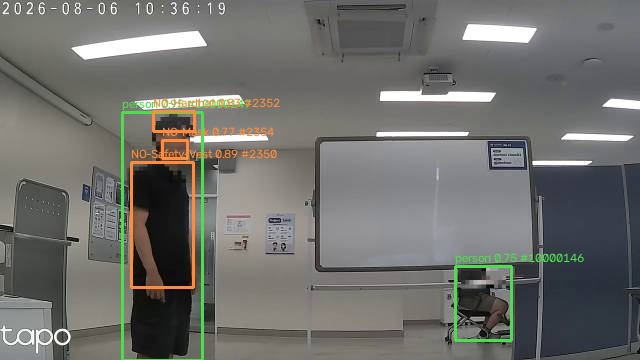
#> input picture runs/tapo_test_eval/tp1/frame_01.jpg, 640 x 360 px
$ python -i evm.py   (imports and definitions only)
#> lines starting #> are read from the running program, lines starting #| are printed output that depends on the picture
"""evm.py — Eulerian Video Magnification (모션 확대) 실시간 엔진

미세한 떨림·맥동을 눈에 보이게 증폭한다(MIT Wu et al. 2012의 선형 EVM).
스트리밍(웹캠)용으로 IIR 시간 대역통과 + 라플라시안 피라미드를 쓴다.

원리:
  1) 프레임을 YIQ로 변환(휘도 Y / 색차 I,Q).
  2) 라플라시안 피라미드로 공간 주파수 대역 분해.
  3) 각 대역을 두 개의 1차 IIR 저역통과 차로 시간 대역통과 → 특정 주파수 운동만 추출.
  4) 공간 파장(λ_c) 기준으로 대역별 증폭계수를 정해 노이즈 억제하며 α배 증폭.
  5) 더해서 피라미드 복원 → 미세 운동이 과장된 영상.

⚠ 시각화 도구다. '거짓말/감정 판별'이 아니라 떨림을 보이게 할 뿐. (advisory)
새 의존성 없음(OpenCV/numpy). 처리 폭을 줄여(max_width) 실시간 유지.
"""
from __future__ import annotations

import cv2
import numpy as np

# RGB <-> YIQ (NTSC) 선형 변환
_RGB2YIQ = np.array([[0.299, 0.587, 0.114],
                     [0.596, -0.274, -0.322],
                     [0.211, -0.523, 0.312]], np.float32)
_YIQ2RGB = np.linalg.inv(_RGB2YIQ).astype(np.float32)


def _bgr2yiq(bgr: np.ndarray) -> np.ndarray:
    rgb = bgr[..., ::-1].astype(np.float32) / 255.0
    return rgb @ _RGB2YIQ.T


def _yiq2bgr(yiq: np.ndarray) -> np.ndarray:
    rgb = yiq @ _YIQ2RGB.T
    bgr = np.clip(rgb[..., ::-1] * 255.0, 0, 255).astype(np.uint8)
    return bgr


def _build_laplacian(img: np.ndarray, levels: int) -> list[np.ndarray]:
    gauss = [img]
    for _ in range(levels):
        gauss.append(cv2.pyrDown(gauss[-1]))
    lap = []
    for i in range(levels):
        up = cv2.pyrUp(gauss[i + 1], dstsize=(gauss[i].shape[1], gauss[i].shape[0]))
        lap.append(gauss[i] - up)
    lap.append(gauss[-1])           # 잔차(최저주파)
    return lap


def _collapse(lap: list[np.ndarray]) -> np.ndarray:
    img = lap[-1]
    for i in range(len(lap) - 2, -1, -1):
        img = cv2.pyrUp(img, dstsize=(lap[i].shape[1], lap[i].shape[0])) + lap[i]
    return img


class MotionMagnifier:
    """프레임을 순서대로 process() 하면 모션 확대된 프레임을 돌려준다(상태 유지)."""

    def __init__(self, alpha: float = 20.0, lambda_c: float = 16.0,
                 fl: float = 0.5, fh: float = 4.0, levels: int = 4,
                 chrom_atten: float = 0.3, max_width: int = 384) -> None:
        self.alpha = float(alpha)
        self.lambda_c = float(lambda_c)
        self.fl, self.fh = float(fl), float(fh)
        self.levels = int(levels)
        self.chrom_atten = float(chrom_atten)
        self.max_width = int(max_width)
        self._lp_hi: list[np.ndarray] | None = None   # IIR 저역통과(고cutoff) 상태
        self._lp_lo: list[np.ndarray] | None = None
        self._fps = 15.0
        self._last_ts: float | None = None

    def reset(self) -> None:
        self._lp_hi = self._lp_lo = None
        self._last_ts = None

    def _update_fps(self, ts: float | None) -> None:
        if ts is None:
            return
        if self._last_ts is not None:
            dt = ts - self._last_ts
            if 0 < dt < 1.0:
                self._fps = 0.9 * self._fps + 0.1 * (1.0 / dt)   # 완만 평활
        self._last_ts = ts

    def _amp_per_level(self, h: int, w: int, n: int) -> list[float]:
        """공간 파장 기준 대역별 증폭계수(노이즈 억제). 최정밀·잔차는 0."""
        delta = self.lambda_c / 8.0 / (1.0 + self.alpha)
        base = (h * h + w * w) ** 0.5 / 3.0          # 잔차(최저주파) 대표 파장
        amps = [0.0] * (n + 1)
        for l in range(n + 1):                        # 0=최정밀 … n=잔차
            lam = base / (2 ** (n - l))               # 정밀할수록 파장↓
            if l == 0 or l == n:
                amps[l] = 0.0                         # 최정밀(노이즈)·잔차(DC) 제외
            else:
                cur = lam / delta / 8.0 - 1.0
                amps[l] = max(0.0, min(self.alpha, cur))
        return amps

    def process(self, bgr: np.ndarray, ts: float | None = None) -> np.ndarray:
        self._update_fps(ts)
        H0, W0 = bgr.shape[:2]
        scale = min(1.0, self.max_width / W0)
        small = cv2.resize(bgr, (int(W0 * scale), int(H0 * scale))) if scale < 1 else bgr
        yiq = _bgr2yiq(small)
        lap = _build_laplacian(yiq, self.levels)

        # IIR 시간 대역통과 계수
        a_hi = 1.0 - np.exp(-2 * np.pi * self.fh / max(self._fps, 1.0))
        a_lo = 1.0 - np.exp(-2 * np.pi * self.fl / max(self._fps, 1.0))

        if self._lp_hi is None or len(self._lp_hi) != len(lap) \
                or self._lp_hi[0].shape != lap[0].shape:
            self._lp_hi = [b.copy() for b in lap]      # 첫 프레임: 대역통과 0에서 시작
            self._lp_lo = [b.copy() for b in lap]

        amps = self._amp_per_level(lap[0].shape[0], lap[0].shape[1], self.levels)
        out = []
        for i, band in enumerate(lap):
            self._lp_hi[i] += a_hi * (band - self._lp_hi[i])
            self._lp_lo[i] += a_lo * (band - self._lp_lo[i])
            bp = self._lp_hi[i] - self._lp_lo[i]       # 대역통과(운동 성분)
            amp = amps[i]
            if amp > 0:
                mag = bp * amp
                if mag.ndim == 3 and mag.shape[2] == 3:
                    mag[..., 1] *= self.chrom_atten    # 색차 약화(색 노이즈 억제)
                    mag[..., 2] *= self.chrom_atten
                out.append(band + mag)
            else:
                out.append(band)

        rec = _collapse(out)
        mag_bgr = _yiq2bgr(rec)
        return cv2.resize(mag_bgr, (W0, H0)) if scale < 1 else mag_bgr

    @property
    def fps(self) -> float:
        return round(self._fps, 1)

>>> import cv2
>>> picture = cv2.imread('../runs/tapo_test_eval/tp1/frame_01.jpg')
#> picture is the input picture: shape (360, 640, 3); mean B, G, R 108.3, 111.9, 111.7
>>> result = MotionMagnifier().process(picture)
#> in process, `small = cv2.resize(bgr, (int(W0 * scale), int(H0 * scale))) if scale <..`:
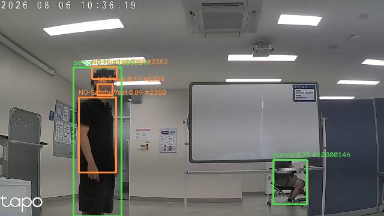
#> small: shape (216, 384, 3); mean B, G, R 108.3, 111.8, 111.6
#> in _bgr2yiq, `return rgb @ _RGB2YIQ.T`:
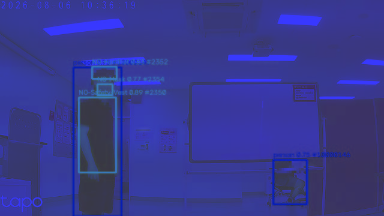
#> returned value: shape (216, 384, 3) float32; mean of channels 0, 1, 2 0.437, 0.00406, -0.00452; drawn with min black and max white
#> after the loop in _build_laplacian, `for _ in range(levels):`: gauss = 5 items
#> the loop in _build_laplacian, `for i in range(levels):` made 4 passes
#> pass 1, in _build_laplacian, `up = cv2.pyrUp(gauss[i + 1], dstsize=(gauss[i].shape[1], gauss[i].shap..`:
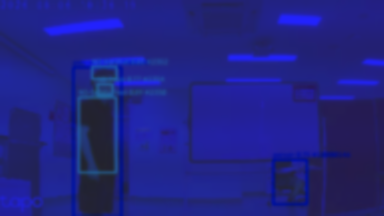
#> up: shape (216, 384, 3) float32; mean of channels 0, 1, 2 0.437, 0.00407, -0.0045; drawn with min black and max white
#> pass 3, in _build_laplacian, `up = cv2.pyrUp(gauss[i + 1], dstsize=(gauss[i].shape[1], gauss[i].shap..`:
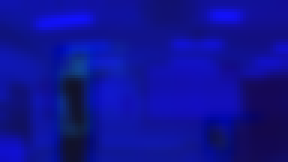
#> up: shape (54, 96, 3) float32 (shown 3 times larger); mean of channels 0, 1, 2 0.437, 0.00412, -0.00448; drawn with min black and max white
#> after the loop in _build_laplacian, `for i in range(levels):`: lap = 4 items
#> in process, `lap = _build_laplacian(yiq, self.levels)`: lap = 5 items
#> the loop in process, `for i, band in enumerate(lap):` made 5 passes
#> amp on passes 1 to 5: 0, 20, 20, 20, 0
#> after the loop in process, `for i, band in enumerate(lap):`: mag: shape (27, 48, 3) float32; every value is 0
#> the loop in _collapse, `for i in range(len(lap) - 2, -1, -1):` made 4 passes
#> i on passes 1, 3, 4: 3, 1, 0
#> pass 3, in _collapse, `img = cv2.pyrUp(img, dstsize=(lap[i].shape[1], lap[i].shape[0])) + lap..`:
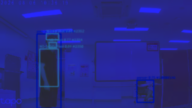
#> img: shape (108, 192, 3) float32; mean of channels 0, 1, 2 0.437, 0.0041, -0.00449; drawn with min black and max white
#> in _yiq2bgr, `rgb = yiq @ _YIQ2RGB.T`:
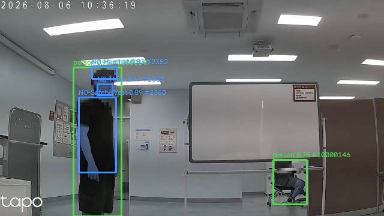
#> rgb: shape (216, 384, 3) float32; mean of channels 0, 1, 2 0.438, 0.438, 0.424; drawn with min black and max white
#> in process, `return cv2.resize(mag_bgr, (W0, H0)) if scale < 1 else mag_bgr`:
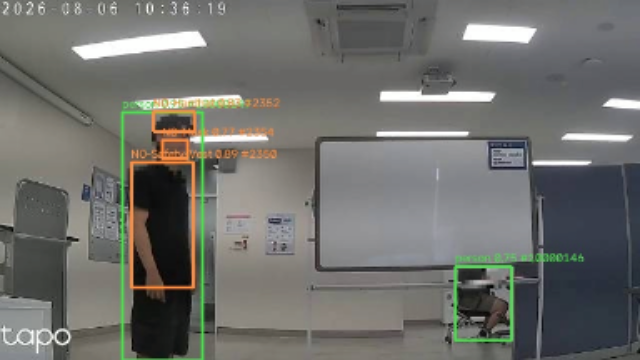
#> returned value: shape (360, 640, 3); mean of channels 0, 1, 2 107.8, 111.6, 111; drawn as B, G, R

$ run again, on runs/tapo_test_eval/tp1/frame_03.jpg
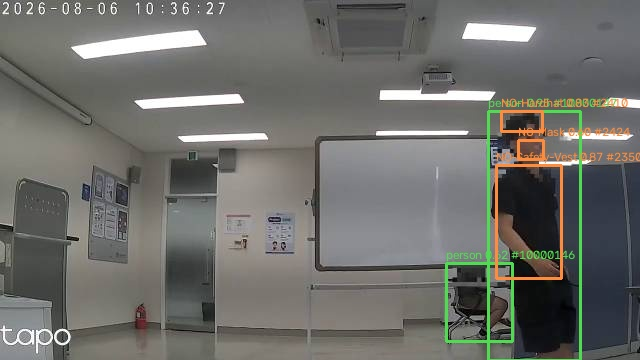
#> input picture runs/tapo_test_eval/tp1/frame_03.jpg, 640 x 360 px
#> picture is the input picture: shape (360, 640, 3); mean B, G, R 106.3, 110.5, 110.3
#> in _bgr2yiq, `return rgb @ _RGB2YIQ.T`:
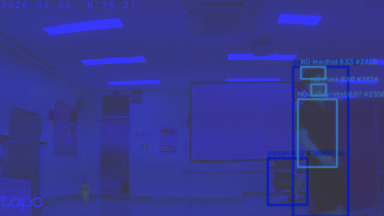
#> returned value: shape (216, 384, 3) float32; mean of channels 0, 1, 2 0.431, 0.00492, -0.00521; drawn with min black and max white
#> after the loop in _build_laplacian, `for _ in range(levels):`: gauss = 5 items
#> after the loop in _build_laplacian, `for i in range(levels):`: lap = 4 items
#> in process, `lap = _build_laplacian(yiq, self.levels)`: lap = 5 items
#> the loop in process, `for i, band in enumerate(lap):` made 5 passes
#> amp on passes 1 to 5: 0, 20, 20, 20, 0
#> the loop in _collapse, `for i in range(len(lap) - 2, -1, -1):` made 4 passes
#> i on passes 1, 3, 4: 3, 1, 0
#> in process, `return cv2.resize(mag_bgr, (W0, H0)) if scale < 1 else mag_bgr`:
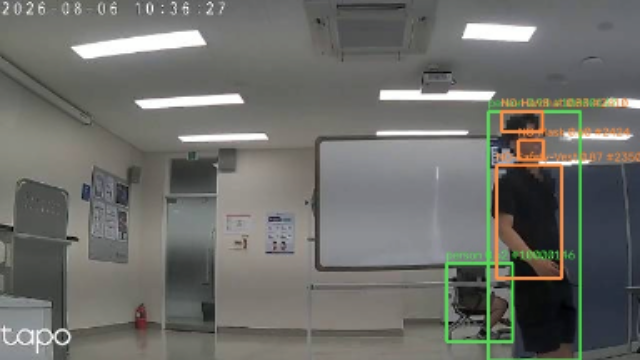
#> returned value: shape (360, 640, 3); mean of channels 0, 1, 2 105.8, 110.2, 109.7; drawn as B, G, R
